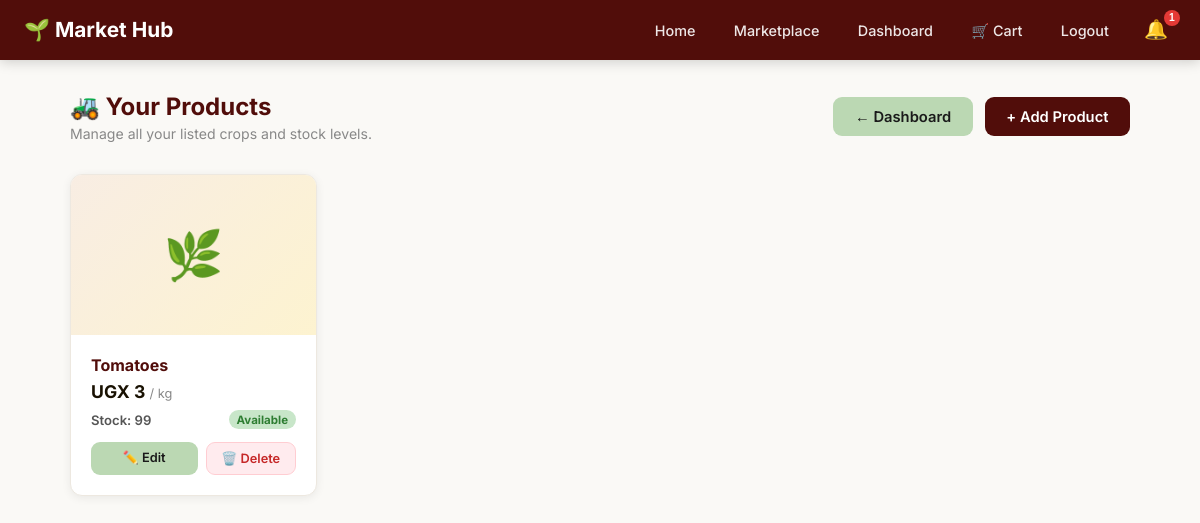
Page /dashboard/products/ (signed in) on the committed database.
### farmersmarket/models.py (models this page shows, shortened)
class Product(models.Model):
    CURRENCY_CHOICES = [
        ('UGX', 'UGX - Ugandan Shilling'),
        ('KES', 'KES - Kenyan Shilling'),
        ('TZS', 'TZS - Tanzanian Shilling'),
        ('USD', 'USD - US Dollar'),
        ('EUR', 'EUR - Euro'),
        ('GBP', 'GBP - British Pound'),
    ]
    UNIT_CHOICES = [
        ('kg', 'kg'), ('g', 'g (grams)'), ('bunch', 'Bunch'),
        ('piece', 'Piece'), ('litre', 'Litre'),
        ('crate', 'Crate'), ('bag', 'Bag'), ('dozen', 'Dozen'),
    ]
    CATEGORY_CHOICES = [
        ('vegetables', '🥬 Vegetables'),
        ('fruits', '🍎 Fruits'),
        ('grains', '🌾 Grains & Cereals'),
        ('dairy', '🥛 Dairy & Eggs'),
        ('herbs', '🌿 Herbs & Spices'),
        ('legumes', '🫘 Legumes & Pulses'),
        ('roots', '🥕 Roots & Tubers'),
        ('other', '📦 Other'),
    ]
    crop_name = models.CharField(max_length=100)
    category = models.CharField(max_length=20, choices=CATEGORY_CHOICES, default='other', blank=True)
    quantity_available = models.PositiveIntegerField()
    unit = models.CharField(max_length=20, choices=UNIT_CHOICES, default='kg')
    price = models.DecimalField(max_digits=10, decimal_places=2)
    currency = models.CharField(max_length=3, choices=CURRENCY_CHOICES, default='UGX')
    harvest_date = models.DateField(null=True, blank=True, help_text="When was this harvested?")
    farmer = models.ForeignKey(Farmer, on_delete=models.CASCADE, related_name='products')
    description = models.TextField(blank=True, null=True)
    image = models.ImageField(upload_to='product_images/', blank=True, null=True)
    is_available = models.BooleanField(default=True)
    created_at = models.DateTimeField(auto_now_add=True)
    updated_at = models.DateTimeField(auto_now=True)

### farmersmarket/views.py (the view)
# urls.py: path('dashboard/products/', farmer_products_view, name='farmer_products_list'),
def farmer_products_view(request):
    if not request.user.is_authenticated: return redirect('login')
    farmer = get_object_or_404(Farmer, user=request.user)
    products_qs = Product.objects.filter(farmer=farmer).order_by('-created_at')
    paginator = Paginator(products_qs, 12)
    page = request.GET.get('page')
    products = paginator.get_page(page)
    currency = farmer.products.first().currency if farmer.products.exists() else 'UGX'
    return render(request, 'farmersmarket/farmer_products_list.html', {
        'farmer': farmer, 'products': products, 'currency': currency, 'is_paginated': products.has_other_pages()
    })

### farmersmarket/templates/farmersmarket/farmer_products_list.html (shortened to what this page needs)
{% extends 'base.html' %}
{% block content %}
<div class="container" style="max-width:1100px; margin-top:2rem; margin-bottom:4rem;">
  <div style="display:flex; justify-content:space-between; align-items:center; margin-bottom:2rem; flex-wrap:wrap; gap:1rem;">
    <div>
      <h1 style="color:#510d0a; font-size:1.5rem;">🚜 Your Products</h1>
      <p style="color:#888; font-size:.88rem; margin-top:.25rem;">Manage all your listed crops and stock levels.</p>
    </div>
    <div style="display:flex; gap:.75rem;">
      <a href="{% url 'dashboard' %}" class="btn btn-secondary">← Dashboard</a>
      <a href="{% url 'add_product' %}" class="btn btn-primary">+ Add Product</a>
    </div>
  </div>
  {% if products %}
    <div style="display:grid; grid-template-columns:repeat(auto-fill,minmax(240px,1fr)); gap:1.5rem; margin-bottom:2.5rem;">
      {% for p in products %}
      <div class="card" style="padding:0; overflow:hidden; display:flex; flex-direction:column; border:1.5px solid #ede8e0;">
        {% if p.image %}
          <img src="{{ p.image.url }}" style="width:100%; height:160px; object-fit:cover;">
        {% else %}
          <div style="width:100%; height:160px; background:linear-gradient(135deg,#f8ede3,#fdf3d0); display:flex; align-items:center; justify-content:center; font-size:3rem;">🌿</div>
        {% endif %}
        <div style="padding:1.25rem; flex:1;">
          <h3 style="color:#510d0a; font-size:1rem; font-weight:700; margin-bottom:.4rem;">{{ p.crop_name }}</h3>
          <p style="font-weight:700; color:#191102; font-size:1.1rem; margin-bottom:.5rem;">{{ p.currency }} {{ p.price|floatformat:0 }} <span style="color:#888; font-weight:400; font-size:.8rem;">/ {{ p.get_unit_display }}</span></p>
          <div style="display:flex; justify-content:space-between; align-items:center; margin-bottom:.8rem;">
            <span style="font-size:.82rem; color:{% if p.quantity_available <= 5 %}#c62828{% else %}#555{% endif %}; font-weight:600;">
              {% if p.quantity_available <= 5 %}⚠️{% endif %} Stock: {{ p.quantity_available }}
            </span>
            <span style="padding:.15rem .5rem; border-radius:10px; font-size:.72rem; font-weight:700; background:{% if p.is_available %}#c8e6c9{% else %}#ffcdd2{% endif %}; color:{% if p.is_available %}#2e7d32{% else %}#c62828{% endif %};">
              {% if p.is_available %}Available{% else %}Out of Stock{% endif %}
            </span>
          </div>
          <div style="display:flex; gap:.5rem;">
            <a href="{% url 'edit_product' p.id %}" class="btn btn-secondary btn-sm" style="flex:1; text-align:center; padding:.5rem;">✏️ Edit</a>
            <form method="post" action="{% url 'delete_product' p.id %}" style="margin:0; flex:1; display:flex;" onsubmit="return confirm('Are you sure you want to delete this product?');">
              <button type="submit" class="btn btn-sm" style="flex:1; text-align:center; padding:.5rem; background:#ffebee; color:#c62828; border:1px solid #ffcdd2;">🗑️ Delete</button>
            </form>
          </div>
        </div>
      </div>
      {% endfor %}
    </div>
  {% endif %}
</div>
{% endblock %}

### farmersmarket/templates/base.html (style rules this page uses)
:root { --primary: #510d0a; --secondary: #bbd8b3; --accent: #f3b61f; --gold: #a29f15; --dark: #191102; --bg: #faf9f6; --radius: 12px; }
* { margin:0; padding:0; box-sizing:border-box; }
body { font-family:'Inter',sans-serif; background:var(--bg); color:#1a1a1a; padding-bottom:70px; }
a { color:inherit; }
.container { max-width:1200px; margin:0 auto; padding:0 1.25rem; }
.btn { display:inline-block; padding:.65rem 1.35rem; border-radius:9px; font-weight:600; cursor:pointer; transition:transform .2s,box-shadow .2s; font-size:.92rem; border:none; font-family:inherit; text-decoration:none; }
.btn-primary { background:var(--primary); color:#fff; }
.btn-secondary { background:var(--secondary); color:#1a1a1a; }
.btn-sm { padding:.35rem .8rem; font-size:.8rem; }
.card { background:#fff; border-radius:var(--radius); padding:1.4rem; box-shadow:0 2px 10px rgba(0,0,0,.07); margin-bottom:1rem; }

### rows in the picture
Product: crop_name "Tomatoes", currency "UGX", price "3", unit "kg", quantity_available "99", is_available "Available"

### other values in the picture
{{ unread_notif_count }} "1"
